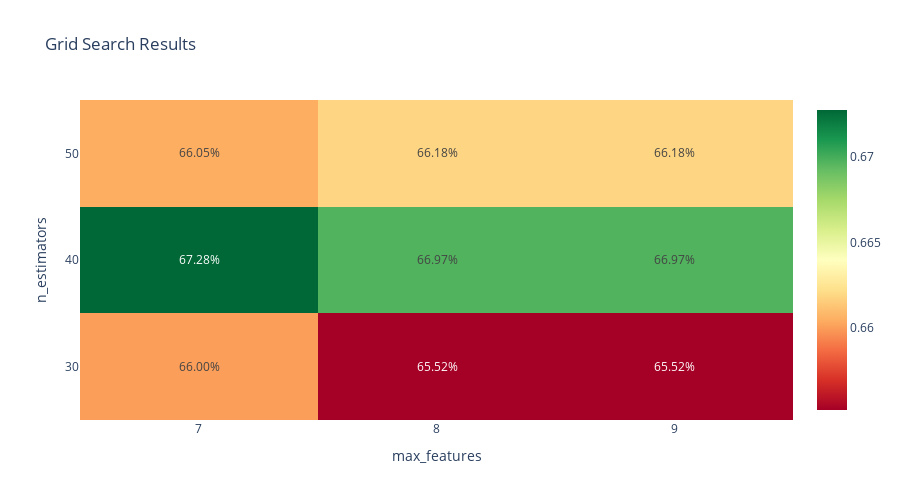

The notebook cell saved with this chart:
### Code cell
import pandas as pd
import plotly.graph_objects as go

# Assuming that grid_search.cv_results_ is defined elsewhere and contains the grid search results
cv_results = pd.DataFrame(grid_search_rfr.cv_results_)

cv_results['param_n_estimators'] = cv_results['param_n_estimators'].astype(int)
cv_results['param_max_features'] = cv_results['param_max_features'].astype(int)

pivot_df = cv_results.pivot_table(index='param_n_estimators', columns='param_max_features', values='mean_test_score')

pivot_df.index = pivot_df.index.astype(str)
pivot_df.columns = pivot_df.columns.astype(str)

# Create a new DataFrame to hold the percentage format text
text = [[f"{val:.2%}" for val in row] for row in pivot_df.values]

fig = go.Figure(data=go.Heatmap(
    z=pivot_df.values,
    x=pivot_df.columns.tolist(),
    y=pivot_df.index.tolist(),
    colorscale='RdYlGn',
    reversescale=False,
    text=text,  # Add the percentage text
    texttemplate="%{text}",  # Use the text from the text argument
    hoverinfo="z+text"  # Show the percentage text on hover
))

fig.update_layout(
    title='Grid Search Results',
    xaxis_title='max_features',
    yaxis_title='n_estimators',
    height=500
)

fig.show()

### Figure 1 — Plotly figure (JSON) as saved in the notebook; plotly's stock layout.template omitted (floating-point values rounded to 4 significant figures)
{"data": [{"colorscale": [[0, "rgb(165,0,38)"], [0.1, "rgb(215,48,39)"], [0.2, "rgb(244,109,67)"], [0.3, "rgb(253,174,97)"], [0.4, "rgb(254,224,139)"], [0.5, "rgb(255,255,191)"], [0.6, "rgb(217,239,139)"], [0.7, "rgb(166,217,106)"], [0.8, "rgb(102,189,99)"], [0.9, "rgb(26,152,80)"], [1, "rgb(0,104,55)"]], "hoverinfo": "z+text", "reversescale": false, "text": [["66.00%", "65.52%", "65.52%"], ["67.28%", "66.97%", "66.97%"], ["66.05%", "66.18%", "66.18%"]], "texttemplate": "%{text}", "type": "heatmap", "x": ["7", "8", "9"], "y": ["30", "40", "50"], "z": [[0.66, 0.6552, 0.6552], [0.6728, 0.6697, 0.6697], [0.6605, 0.6618, 0.6618]]}], "layout": {"height": 500, "title": {"text": "Grid Search Results"}, "xaxis": {"title": {"text": "max_features"}}, "yaxis": {"title": {"text": "n_estimators"}}}}
